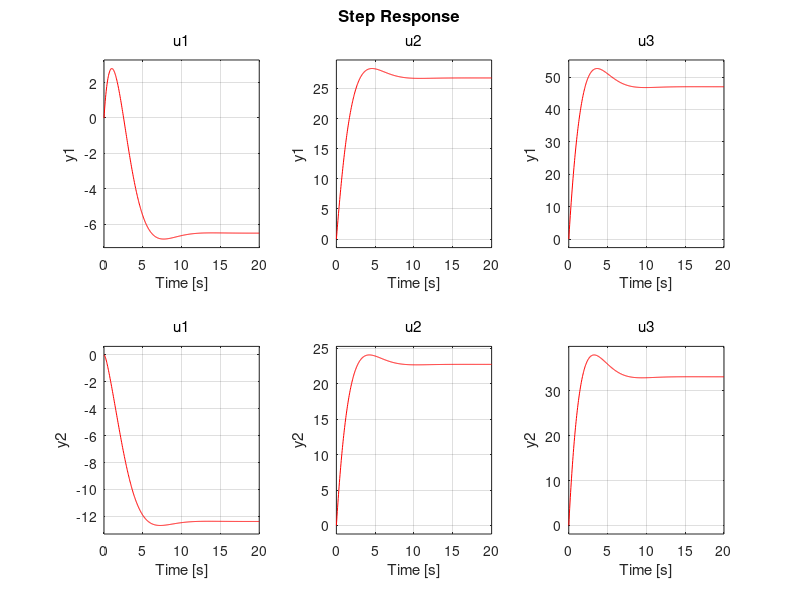
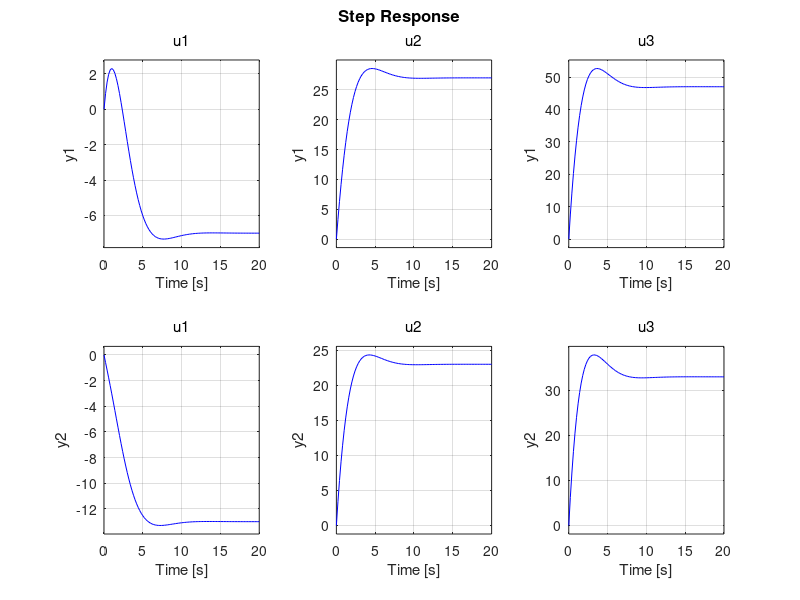
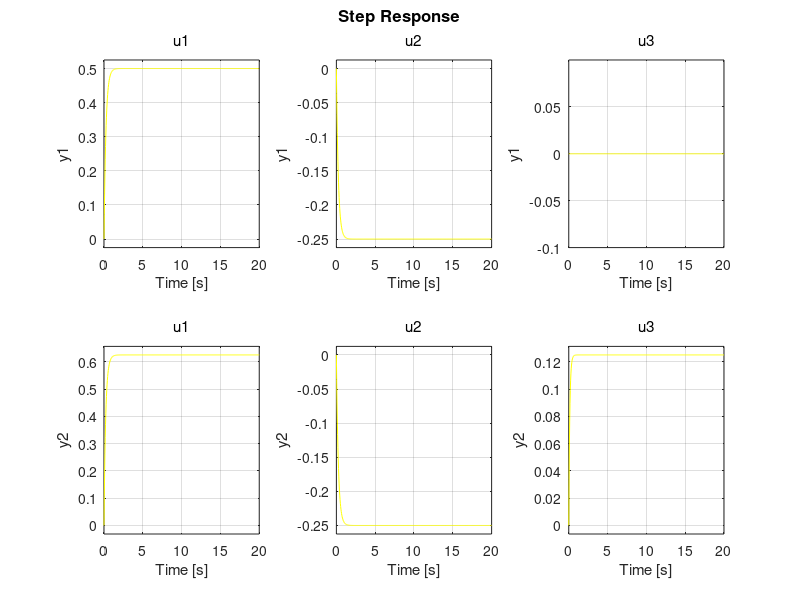

Write MATLAB code to recreate these figures, in order.
%%%%%%%%%%%%%%%%%%%%%%%%%%
% Linear Multivariable Control
%%%%%%%%%%%%%%%%%%%%%%%%%%
% (a) Find the Matrix Sign Function reduced order model, including D*, where gamma is the mean
% of the eigenvalues.
% (b) What are sigma(L1)?
% (c) What are sigma(L2)?
% (d) Plot the output error between the full-order system and the reduced order model given
% step inputs
%%%%%%%%%%%%%%%%%%%%%%%%%%

close all
clear all
clc
% Given system
A = [0.5 -3  10.5 -21.5  39;
     0.5 -2 -3.5   6.5  -5;
    -1    2 -9     17   -30;
    -0.5  1 -2.5   4.5  -25;
     0    0  0     0    -8];
B = [-2  1  0;
      1 -2 -3;
      1  1  3;
      2  1  4;
      1  0  1];
C = [10 -15 41 -65 131;
     5  -2  10 -2  6];

% Eigenvalues of matrix A
eig(A)

% State space representation
sys = ss(A,B,C,0)

% Shifting the imaginary axis
gamma = mean(eig(A))
A_hat = A-(gamma*eye(5))
eig(A_hat)

% Performing the iterations
sign_lambda = 0.5*(A_hat+inv(A_hat));
sign_lambda = 0.5*(sign_lambda+inv(sign_lambda));
sign_lambda = 0.5*(sign_lambda+inv(sign_lambda));
sign_lambda = 0.5*(sign_lambda+inv(sign_lambda));
sign_lambda = 0.5*(sign_lambda+inv(sign_lambda));
sign_lambda = 0.5*(sign_lambda+inv(sign_lambda));
sign_lambda = 0.5*(sign_lambda+inv(sign_lambda));
sign_lambda = 0.5*(sign_lambda+inv(sign_lambda));
sign_lambda = 0.5*(sign_lambda+inv(sign_lambda))


% Getting sign_plus and sign_minus matrices
sign_plus = 0.5*(sign_lambda+eye(5))
sign_minus = 0.5*(eye(5)-sign_lambda)

fprintf('Number of unstable eigenvalues: %d\n',trace(sign_plus));
fprintf('Number of stable eigenvalues: %d\n',trace(sign_minus));

% Getting the matrix of independent column vectors from sign_plus & sign_minus
m1 = sign_plus(:,[1 3 4])
m2 = sign_minus(:,[3 5])

M = [m1 m2]
inv(M)

% Getting matrix sign function
Amsf = inv(M)*A*M
Bmsf =inv(M)*B
Cmsf = C*M

% Lambda 1
lambda_1 = Amsf(1:3,1:3)
eig_lambda1 = eig(lambda_1)
% Lambda 2
lambda_2 = Amsf(4:5,4:5)
eig_lambda2 = eig(lambda_2)

% Reduced order model
Ar = Amsf(1:3,1:3)
Br = Bmsf(1:3,1:3)
Cr = Cmsf(1:2,1:3)
D_star = -C*inv(A)*B + Cmsf*inv(Amsf)*Bmsf

% State space representation of reduced order model
sys_r = ss(Ar,Br,Cr,D_star)

% Output response of original system & reduced order model
figure;
step(sys,'r');
figure;
step(sys_r,'b');
% Error plot
figure;
step(sys-sys_r,'y');
